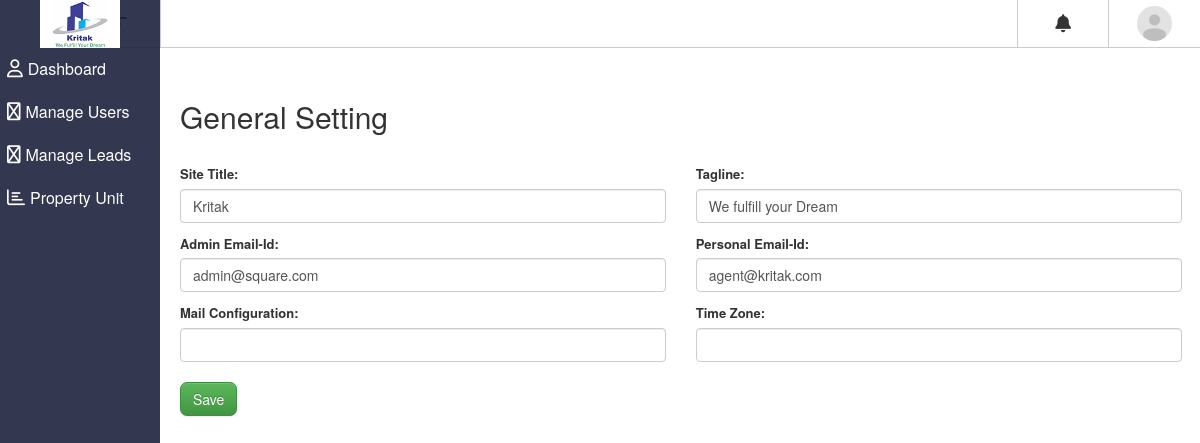
Page /index.php/setting on the committed database.
### tables this page shows
CREATE TABLE `sq_setting` (
  `id` int(11) NOT NULL,
  `site` varchar(255) NOT NULL,
  `tagline` varchar(200) NOT NULL,
  `logo` varchar(500) NOT NULL,
  `admin_email` varchar(255) NOT NULL,
  `personal_email` varchar(255) NOT NULL
);

### application/controllers/Setting.php (called while the page is built, shortened)
<?php
class Setting extends CI_Controller {
    public function __construct() {
        $this->load->model('setting_model');
		$this->load->helper(array('form','url','html'));
		$this->load->library(array('form_validation','session'));
    }
    public function index(){
        $data = $this->setting_model->fetch_setting_details();
        $this->load->view('templates/admin_header',$data);
        $this->load->view('setting/general',$data);
        $this->load->view('templates/admin_footer');
    }
}

### index.php (called while the page is built, shortened)
<?php
require_once BASEPATH.'core/CodeIgniter.php';

### application/models/Setting_model.php (called while the page is built, shortened)
<?php
class Setting_model extends CI_Model {
    function fetch_setting_details(){
        $this->db->select('*');
        $this->db->from('sq_setting');
        $query = $this->db->get();
        return $query->row_array();
    }
}

### application/views/setting/general.php (the view)
<div class="mt-5 ex1">
<div class="row">
   <div class="col-lg-12">
      <div class="content-wrapper content-wrapper--with-bg">
         <h2 class="general mb-3">General Setting</h2>
         <?=form_open('setting',array('method'=>'post','novalidate'=>"novalidate", 'class'=>'needs-validation')); ?>
         <div class="row mt-5">
            <div class="col-lg-6 col-md-6 mb-3">
               <label for="site">Site Title: </label>
               <input type="text" class="form-control"  id="site" name="site" value="<?=$site;?>">
            </div>
            <div class="col-lg-6 col-md-6  mb-3">
               <label for="tagline">Tagline: </label>
               <input type="text" class="form-control" id="tagline" name="tagline" value="<?=$tagline;?>">
            </div>
         </div>
         <div class="row">
            <div class="col-lg-6 col-md-6 mb-3">
               <label for="admin_email">Admin Email-Id: </label>
               <input type="email" class="form-control" id="admin_email" name="admin_email" value="<?=$admin_email;?>">
            </div>
            <div class="col-lg-6 col-md-6 mb-3">
               <label for="personal_email">Personal Email-Id: </label>
               <input type="email"  class="form-control" id="personal_email" name="personal_email" value="<?=$personal_email;?>">
            </div>
         </div>
         <div class="row">
            <div class="col-lg-6 col-md-6 mb-3">
               <label for="mail_config">Mail Configuration: </label>
               <input type="text" class="form-control" id="mail_config" name="mail_config" >
            </div>
            <div class="col-lg-6 col-md-6 mb-3">
               <label for="time_zone">Time Zone: </label>
               <input type="text" class="form-control" id="time_zone" name="time_zone" >
            </div>
         </div>
         <div class="d-flex  mt-3">
            <button class="btn  button-hor btn-success" name="save" type="submit">Save</button>
         </div>
        <?=form_close();?>
      </div>
   </div>
</div>
</div>

### application/views/templates/admin_header.php (shortened to what this page needs)
<!DOCTYPE html>
<html lang="en">
<head>
    <link rel="stylesheet" href="<?=base_url('css/style.css')?>">
    <link rel="stylesheet" href="https://cdnjs.cloudflare.com/ajax/libs/twitter-bootstrap/4.5.2/css/bootstrap.css">
    <link rel="stylesheet" href="https://maxcdn.bootstrapcdn.com/bootstrap/3.3.7/css/bootstrap.min.css">
    <link rel="stylesheet" href="https://maxcdn.bootstrapcdn.com/bootstrap/3.2.0/css/bootstrap.min.css">
    <link rel="stylesheet" href="https://cdnjs.cloudflare.com/ajax/libs/bootstrap-datepicker/1.3.0/css/datepicker.css">
    <link rel="stylesheet" href="<?=base_url('css/bootstrap3.3.5.css')?>">
    <link rel="stylesheet" href="<?=base_url('css/bootstrap-multiselect.css')?>">
    <link rel="stylesheet" href="<?=base_url('css/shared-components.css')?>">
</head>
<?php print_r($this->uri->segment(1)); ?>
<?php $user = $this->session->get_userdata();?>
    <body class="sidebar-is-reduced">
        <header class="l-header">
            <div class="l-header__inner clearfix">
                <div class="c-header-icon js-hamburger" title="Open">
                </div>
                <div class="header-icons-group">
                    <div class="c-header-icon has-dropdown">
                        <span class=" c-badge--header-icon animated shake"></span><i class="fa fa-bell" title="Notification"></i>
                    </div>
                    <div class="dropdown">
                        <div class="c-header-icon user dropbtn">
                            <a href="<?=base_url('index.php/member/view_profile');?>">
                                <?php
                                if($user['profile_image'] == ''){
                                    $profile_image = 'avatar.png';
                                    ?>
                                    <img src="<?=base_url('media/images/'.$profile_image)?>" alt="round cricle image" class="avatar rounded-circle admin_header_image">
                                <?php }else{
                                    $profile_image = $user['profile_image'] ;?>
                                    <img src="<?=base_url('media/agent_photo/'.$profile_image)?>" alt="round cricle image" class="avatar rounded-circle admin_header_image">
                                <?php } ?>
                            </a>
                    </div>
                </div>
            </div>
        </div>
    </header>
    <div class="l-sidebar">
        <div class="logo">
            <a href="<?=base_url('index.php/admin/admin_dashboard')?>">
                <div class="logo__txt"><img src="<?=base_url('media/logo/'.$logo)?>" class="logo-img" title="<?=$site;?> (<?=$tagline;?>)"></div>
            </a>
        </div>
        <div class="row">
        <div class="col-lg-12">
            <div class="l-sidebar__content">
                <nav class="c-menu js-menu navigation">
                    <ul class="u-list site-menu mainmenu">
                        <li class="c-menu__item site-menu-item main-menu <?php echo $this->uri->segment(1) == 'admin' ? 'active' : ''; ?>" title="Dashboard">
                            <a href="<?=base_url('admin/admin_dashboard')?>">
                                <div class="c-menu__item__inner menusss">
                                    <i class="fa fa-user" aria-hidden="true"></i><span class="icon-titles">Dashboard</span>
                                </div>
                            </a>
                        </li>
                        <li class="c-menu__item site-menu-item main-menu <?php echo $this->uri->segment(1) == 'member' ? 'active' : ''; ?>" title="Sales">
                            <a href="<?=base_url('member')?>">
                                <div class="c-menu__item__inner menusss">
                                    <i class="fa fa-users" aria-hidden="true"></i><span class="icon-titles">Manage Users</span>
                                </div>
                            </a>
                        </li>
                        <li class="c-menu__item site-menu-item main-menu <?php echo $this->uri->segment(1) == 'lead' ? 'active' : ''; ?>" title="Lead">
                        <a href="<?=base_url('lead')?>">
                            <div class="c-menu__item__inner menusss">
                                <i class="fa fa-industry"></i><span class="icon-titles">Manage Leads</span>
                            </div>
                        </a>
                    </li>
                    <?php if( $user['role']<=3 ){?>
                        <li class="c-menu__item site-menu-item main-menu <?php echo $this->uri->segment(1) == 'unit' ? 'active' : ''; ?>" title="Unit">
                            <a href="<?=base_url('unit')?>">
                                <div class="c-menu__item__inner menusss">
                                    <i class="fa fa-bar-chart"></i><span class="icon-titles">Property Unit</span>
                                </div>
                            </a>
                        </li>
                    <?php }?>
                    </ul>
                </nav>
            </div>
        </div>
        </div>
        </div>

### css/style.css (style rules this page uses)
html, body { height: 100%; width: 99.23%; }
body { margin: 0; padding: 0; font-family: "Open Sans"; font-size: 14px; font-weight: 400; background-color: #ececec; color: #102c58; }
* { -webkit-box-sizing: border-box; -moz-box-sizing: border-box; box-sizing: border-box; }
h2 { font-size: 20px; }
.u-list { margin: 0; padding: 0; list-style: none; }
.header-icons-group { display: flex; border: 3; margin-left: auto; height: 100%; border-left: 1px solid #cccccc; }
.header-icons-group .c-header-icon:last-child { border-right: 0; }
.c-header-icon { position: relative; display: flex; float: left; width: 91px; height: 100%; align-items: center; justify-content: center; line-height: 1; cursor: pointer; border-right: 1px solid #cccccc; }
.c-header-icon i { font-size: 18px; line-height: 15px; }
.l-header { padding-left: 70px; position: fixed; top: 0; right: 0; z-index: 10; width: 100%; background: #ffffff; -webkit-transition: padding 0.5s ease-in-out; -moz-transition: padding 0.5s ease-in-out; -ms-transition: padding 0.5s ease-in-out; -o-transition: padding 0.5s ease-in-out; transition: padding 0.5s ease-in-out; }
.l-header__inner { height: 100%; width: 100%; display: flex; height: 48px; align-items: center; justify-content: stretch; border-bottom: 1px solid; border-color: #cccccc; }
.l-sidebar { width: 160px; position: fixed; z-index: 10; left: 0; top: 0; bottom: 0; background: rgba(31, 34, 62, 0.9) none repeat scroll 0 0; -webkit-transition: width 0.5s ease-in-out; -moz-transition: width 0.5s ease-in-out; -ms-transition: width 0.5s ease-in-out; -o-transition: width 0.5s ease-in-out; transition: width 0.5s ease-in-out; }
.l-sidebar .logo { width: 100%; height: 48px; display: flex; align-items: center; justify-content: center; }
.l-sidebar .logo .logo__txt { font-size: 17px; line-height: 1; color: #fff; text-align: center; font-weight: 700; }
.l-sidebar__content { height: 100%; position: relative; }
.mainmenu { margin-top: 10px; }
.c-menu>ul { display: flex; flex-direction: column; }
.c-menu>ul .c-menu__item { color: #fff; max-width: 100%; overflow: hidden; }
.c-menu>ul .c-menu__item__inner { display: flex; justify-content: flex-start; align-items: center; position: relative; cursor: pointer; color: #fff; -webkit-transition: all 0.5s ease-in-out; -moz-transition: all 0.5s ease-in-out; -ms-transition: all 0.5s ease-in-out; -o-transition: all 0.5s ease-in-out; transition: all 0.5s ease-in-out; }
.c-menu>ul .c-menu__item__inner:before { position: absolute; content: " "; height: 0; width: 2px; left: 0; top: 50%; margin-top: -18px; opacity: 0; -webkit-transition: all 0.5s ease-in-out; -moz-transition: all 0.5s ease-in-out; -ms-transition: all 0.5s ease-in-out; -o-transition: all 0.5s ease-in-out; transition: all 0.5s ease-in-out; }
.c-menu>ul .c-menu__item i { font-size: 18px; margin: 0px 5px; font-weight: normal; text-align: center; -webkit-transition: all 0.5s ease-in-out; -moz-transition: all 0.5s ease-in-out; -ms-transition: all 0.5s ease-in-out; -o-transition: all 0.5s ease-in-out; transition: all 0.5s ease-in-out; }
.logo-img { width: auto; height: 48px; }
li.site-menu-item { list-style: none; }
.dropdown { position: relative; display: inline-block; }
.icon-titles { font-size: 16px; }
.content-wrapper.content-wrapper--with-bg { margin-top: 50px; padding-left: 180px; }
.admin_header_image { width: 35px; height: 35px; }
label { font-size: 13px; }
ul li { list-style: none!important; }
.btn-success { color: #fff!important; border-radius: 7px!important; }
.mainmenu, .submenu { list-style: none; padding: 0; margin: 0; }
.mainmenu a { display: block; text-decoration: none; padding: 10px 2px; color: #000; }
li.site-menu-item a { margin: 0px; padding: 10px 2px; }

### rows in the picture
sq_setting: logo (picture), site "Kritak", tagline "We fulfill your Dream", admin_email "admin@square.com", personal_email "agent@kritak.com"
